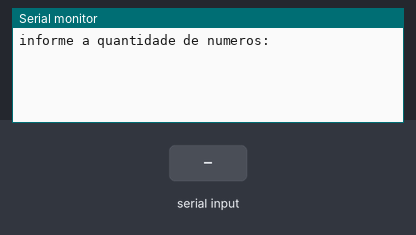
The sketch below on a simulated Arduino Uno, built with avr-gcc and run on an emulated ATmega328P. Shown: the last lines printed to the serial monitor. Inputs (shaded band) come from the test bench.

Above: at 1.2 s.
1.3 s: "90,45\n" received over Serial
At 1.9 s:
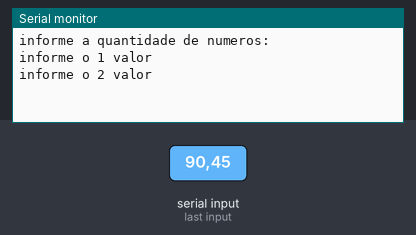
2.8 s: "30,150\n" received over Serial
At 4.3 s:
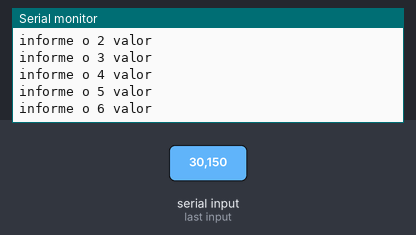
Timing chart, 0 to 5.8 s (numbered marks = the images above; inputs shaded):
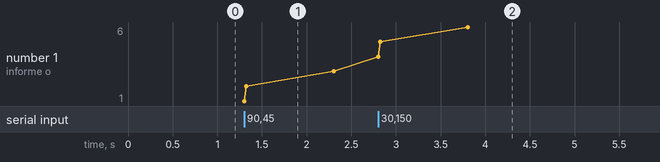

Measured:
- after the input at 1.3 s, the serial monitor: prints a new line at once (image 1)
- after the input at 2.8 s, the serial monitor: prints a new line at once (image 2)
- plotted number 1: 3 → 6 after the input at 2.8 s

The sketch:

for_average_sum.ino
```cpp
// C++ code
//
void setup()
{
  Serial.begin(9600);
}

void loop(){

  Serial.println("informe a quantidade de numeros: ");
  while(!Serial.available());
  int n = Serial.parseInt();

  float nota[n];

  for(int i = 0; i < n; i++){

    Serial.println("informe o " + String(i+1) + " valor");
    while(!Serial.available());
     nota[i] = Serial.parseFloat();
   }
  //for para calcular a soma das notas
  float soma = 0.0;
  for(int i = 0; i < n; i++){
  soma += nota[i];
 }

  float media = soma/n;

  //for para mostrar os valores contidos no vetor
    for(int i = 0; i < n; i++){
    Serial.print(String(nota[i],2)+ " ");
    }
  Serial.print("\n" + String(soma,2));
    Serial.print("\n" + String(media,2) + "\n");

}
```
